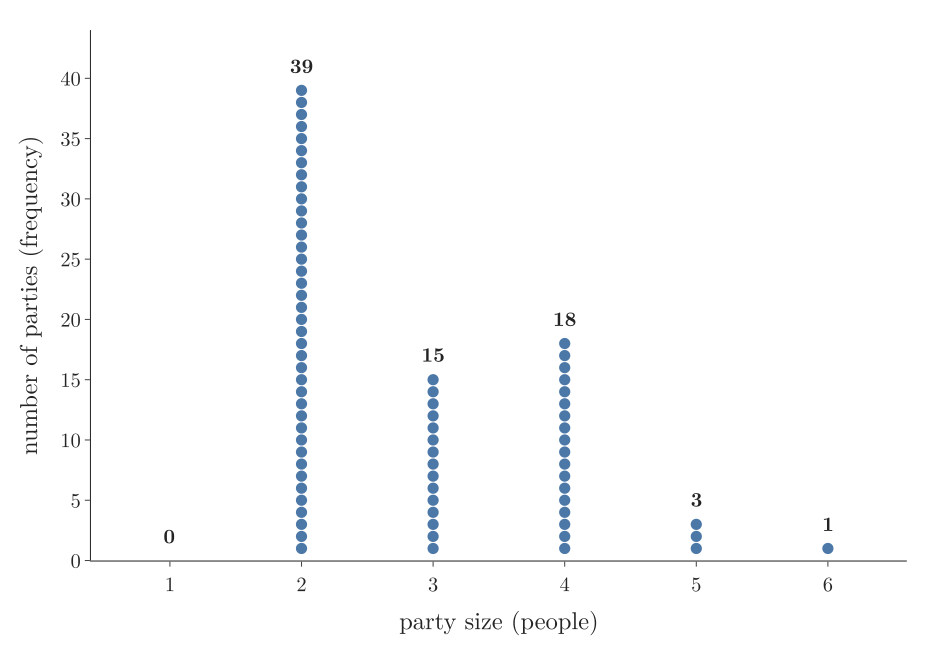

The Python source for this figure:
"""A dot plot: the frequency table of a discrete feature, one dot per observation. Data: the party size of the 76
Sunday parties in the tips data. Plotly. Idea after Khan Academy, "Frequency tables and dot plots"."""
from pathlib import Path
import numpy as np
import pandas as pd
import plotly.graph_objects as go

here = Path(__file__).parent
tips = pd.read_csv(here.parent / "data" / "tips.csv")
freq = tips.loc[tips.day == "Sun", "size"].value_counts().reindex(range(1, 7), fill_value=0)
assert freq.tolist() == [0, 39, 15, 18, 3, 1]
x = np.repeat(freq.index, freq.values)
y = np.concatenate([np.arange(1, f + 1) for f in freq.values])
fig = go.Figure(go.Scatter(x=x, y=y, mode="markers", marker=dict(size=11, color="#4C78A8")))
for size, f in freq.items():
    fig.add_annotation(x=size, y=f + 2.2, text=f"<b>{f}</b>", showarrow=False, font=dict(size=20))
fig.update_layout(template="simple_white", width=900, height=620, font=dict(family="Latin Modern Roman", size=20),
                  xaxis=dict(title="party size (people)", dtick=1, range=[0.4, 6.6]),
                  yaxis=dict(title="number of parties (frequency)", range=[0, 44]),
                  margin=dict(l=80, r=20, t=20, b=70))
fig.write_image(here / "dot_plot.png", scale=2)
fig.write_image(here / "dot_plot.pdf")
print(freq.to_dict())
